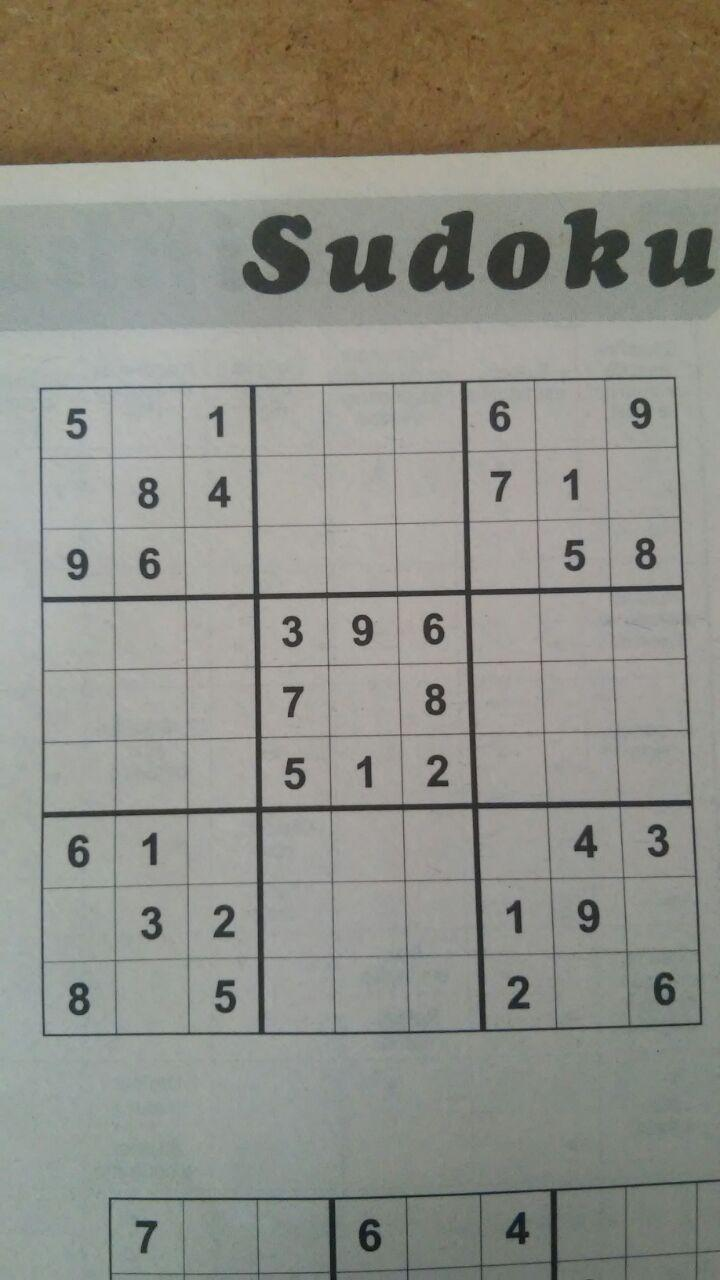
#> input picture sudoku2.jpg, 720 x 1280 px
$ python main.py   (Python 2 division)   (older library calls are emulated)
#> lines starting #> are read from the running program, lines starting #| are printed output that depends on the picture; after the words box and inside, x2 and y2 are one past the last pixel; in counts of white or black regions, pixels touching at a corner belong together
import cv2
import numpy as np
from matplotlib import pyplot as plt

img = cv2.imread('sudoku2.jpg')
#> img is the input picture: shape (1280, 720, 3); mean B, G, R 133.4, 142.3, 143.1


# Pre-processamento da imagem
img = cv2.GaussianBlur(img,(5,5),0)
gray = cv2.cvtColor(img,cv2.COLOR_BGR2GRAY)
mask = np.zeros((gray.shape),np.uint8)
kernel1 = cv2.getStructuringElement(cv2.MORPH_ELLIPSE,(11,11))

close = cv2.morphologyEx(gray,cv2.MORPH_CLOSE,kernel1)
div = np.float32(gray)/(close)
res = np.uint8(cv2.normalize(div,div,0,255,cv2.NORM_MINMAX))
res2 = cv2.cvtColor(res,cv2.COLOR_GRAY2BGR)
#########

# Deteccao do quadrado do sudoku
thresh = cv2.adaptiveThreshold(res,255,0,1,19,2)
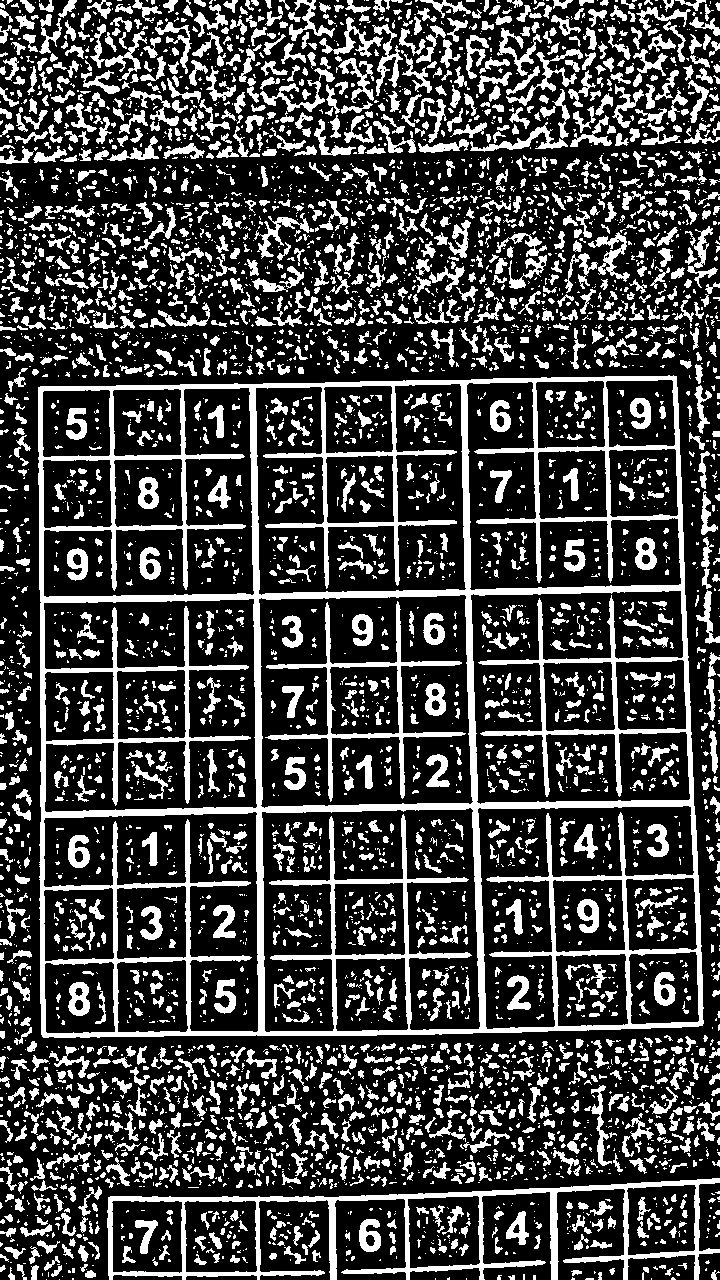
#> thresh: shape (1280, 720); 26.2% white; 5258 white regions (3305 under 20 px)
_,contour,hier = cv2.findContours(thresh,cv2.RETR_TREE,cv2.CHAIN_APPROX_SIMPLE)
#> contour = 5578 contours, 4066 with area under 20; largest, box (x1, y1, x2, y2) and area: (38, 375, 704, 1038) 423834, (258, 594, 474, 809) 43088, (261, 807, 481, 1033) 33818, (470, 590, 691, 805) 31948, (43, 598, 258, 813) 31694

max_area = 0
best_cnt = None
for cnt in contour:
    area = cv2.contourArea(cnt)
    if area > 1000:
        if area > max_area:
            max_area = area
            best_cnt = cnt
#> this loop made 5578 passes
#> (area, max_area) on passes 249, 1578: (26932, 26932), (423834, 423834)
#> area on passes 23, 24, 25, 33, 37, 38: 28.5, 28, 50.5, 28.5, 39, 66
#> after the loop, best_cnt = contour of 229 points, box (x1, y1, x2, y2) (38, 375, 704, 1038), area 423834; max_area = 423834

cv2.drawContours(mask,[best_cnt],0,255,-1)
#> mask: shape (1280, 720); 46.1% white; 1 white region, box (x1, y1, x2, y2) and area: (38, 375, 704, 1038) 425133
cv2.drawContours(mask,[best_cnt],0,0,2)
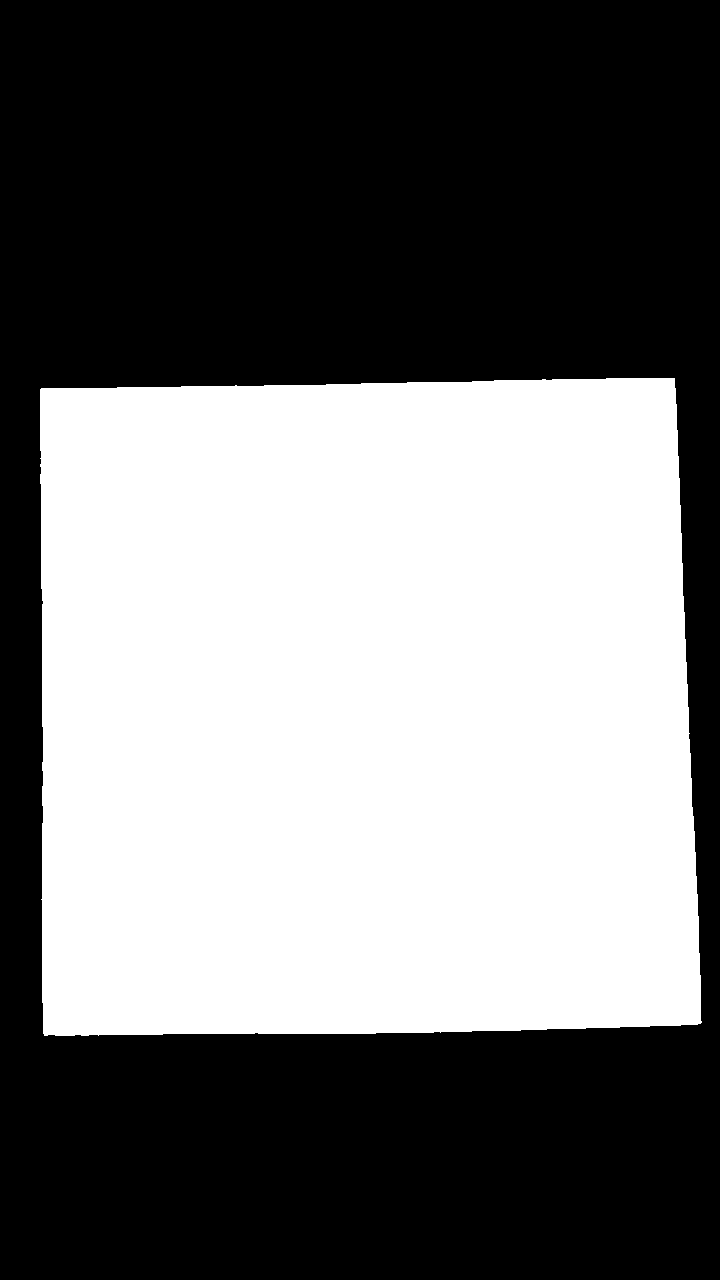
#> mask: shape (1280, 720); 45.6% white; 1 white region, box (x1, y1, x2, y2) and area: (40, 378, 702, 1036) 419836

res = cv2.bitwise_and(res,mask)
#########

# Achar linhas verticais
kernelx = cv2.getStructuringElement(cv2.MORPH_RECT,(2,10))

dx = cv2.Sobel(res,cv2.CV_16S,1,0)
dx = cv2.convertScaleAbs(dx)
cv2.normalize(dx,dx,0,255,cv2.NORM_MINMAX)
ret,close = cv2.threshold(dx,0,255,cv2.THRESH_BINARY+cv2.THRESH_OTSU)
#> close: shape (1280, 720); 5.2% white; 236 white regions (56 under 20 px), largest, box (x1, y1, x2, y2) and area: (672, 377, 703, 1026) 3261, (39, 387, 49, 1037) 3252, (545, 808, 559, 1028) 1076
#> ret = 104
close = cv2.morphologyEx(close,cv2.MORPH_DILATE,kernelx,iterations = 1)
#> close: shape (1280, 720); 8.4% white; 72 white regions

_,contour, hier = cv2.findContours(close,cv2.RETR_EXTERNAL,cv2.CHAIN_APPROX_SIMPLE)
#> contour = 72 contours, 2 with area under 20; largest, box (x1, y1, x2, y2) and area: (459, 378, 489, 1036) 7100, (247, 382, 268, 1040) 7065, (532, 377, 560, 1033) 3868, (602, 373, 634, 1031) 3802, (391, 380, 413, 1037) 3730
for cnt in contour:
    x,y,w,h = cv2.boundingRect(cnt)
    if h/w > 5:
        cv2.drawContours(close,[cnt],0,255,-1)
    else:
        cv2.drawContours(close,[cnt],0,0,-1)
#> this loop made 72 passes
#> (x, y, w, h) on passes 7, 8, 11, 17, 18, 19, 20, 21, 22, 23, 24, 25: (375, 1028, 3, 12), (439, 1027, 4, 12), (546, 1025, 3, 11), (80, 978, 13, 43), (67, 978, 12, 43), (213, 975, 26, 44), (506, 971, 27, 44), (652, 968, 26, 43), (139, 902, 26, 44), (212, 900, 26, 43), (576, 895, 26, 44), (505, 895, 20, 44)
#> (cnt, x, y, w, h) on passes 1 to 6: ([[97, 1030], [97, 1041], [100, 1041], [100, 1030]], 97, 1030, 4, 12), ([[88, 1030], [88, 1041], [90, 1041], [90, 1030]], 88, 1030, 3, 12), ([[80, 1030], [80, 1041], [82, 1041], [82, 1030]], 80, 1030, 3, 12), ([[74, 1030], [74, 1041], [76, 1041], [76, 1030]], 74, 1030, 3, 12), ([[54, 1030], [54, 1041], [56, 1041], [56, 1030]], 54, 1030, 3, 12), ([[162, 1029], [162, 1040], [164, 1040], [164, 1029]], 162, 1029, 3, 12)
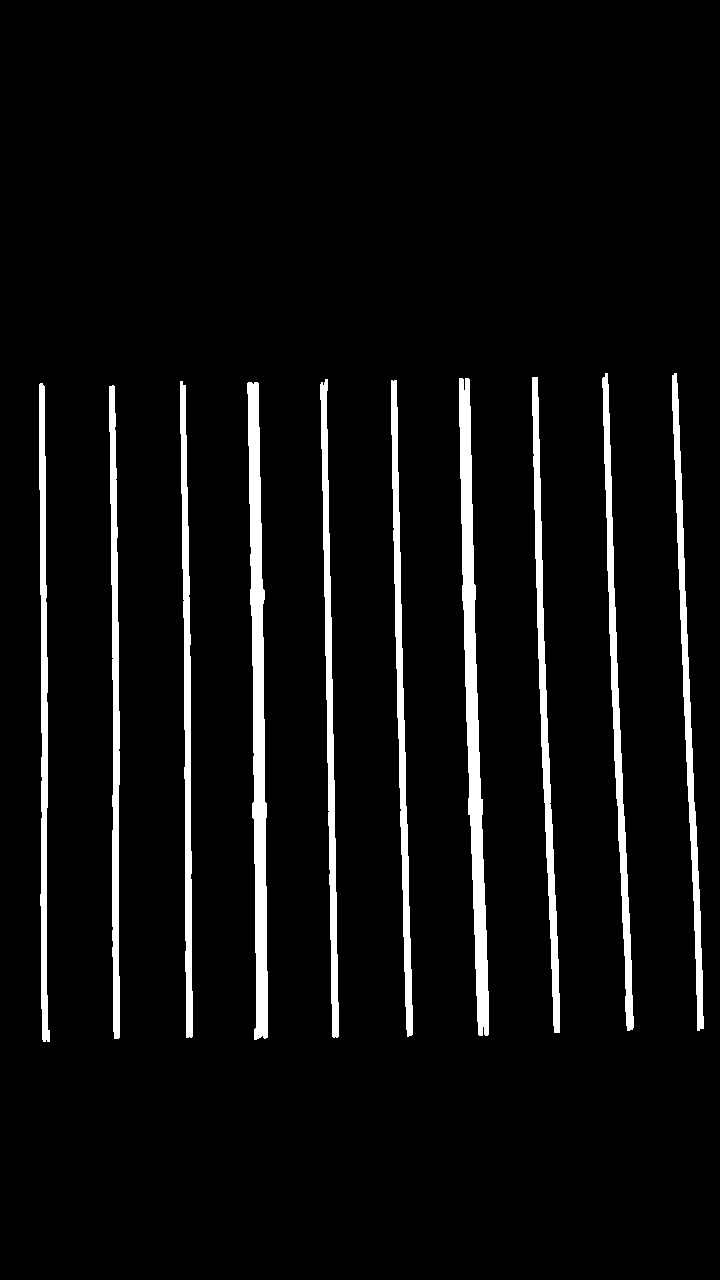
#> close: shape (1280, 720); 5.4% white; 10 white regions, largest, box (x1, y1, x2, y2) and area: (459, 378, 489, 1036) 7785, (247, 382, 268, 1040) 7734, (532, 377, 560, 1033) 4529
close = cv2.morphologyEx(close,cv2.MORPH_CLOSE,None,iterations = 2)
#> close: shape (1280, 720); 5.5% white; 10 white regions, largest, box (x1, y1, x2, y2) and area: (459, 378, 489, 1036) 7808, (247, 382, 268, 1040) 7743, (532, 377, 560, 1033) 4532
closex = close.copy()
#########

# Achar linhas horizontais
kernely = cv2.getStructuringElement(cv2.MORPH_RECT,(10,2))
dy = cv2.Sobel(res,cv2.CV_16S,0,2)
dy = cv2.convertScaleAbs(dy)
cv2.normalize(dy,dy,0,255,cv2.NORM_MINMAX)
ret,close = cv2.threshold(dy,0,255,cv2.THRESH_BINARY+cv2.THRESH_OTSU)
#> close: shape (1280, 720); 3.6% white; 571 white regions (456 under 20 px), largest, box (x1, y1, x2, y2) and area: (43, 797, 694, 821) 5949, (41, 587, 468, 605) 3889, (42, 1020, 703, 1037) 3052
#> ret = 59
close = cv2.morphologyEx(close,cv2.MORPH_DILATE,kernely)
#> close: shape (1280, 720); 7.1% white; 100 white regions

_,contour, hier = cv2.findContours(close,cv2.RETR_EXTERNAL,cv2.CHAIN_APPROX_SIMPLE)
#> contour = 100 contours, 1 with area under 20; largest, box (x1, y1, x2, y2) and area: (37, 797, 699, 825) 7604, (37, 582, 688, 606) 7240, (38, 1020, 708, 1038) 3730, (35, 377, 681, 393) 3326, (40, 727, 696, 746) 3268
for cnt in contour:
    x,y,w,h = cv2.boundingRect(cnt)
    if w/h > 5:
        cv2.drawContours(close,[cnt],0,255,-1)
    else:
        cv2.drawContours(close,[cnt],0,0,-1)
#> this loop made 100 passes
#> (x, y, w, h) on passes 1, 2, 4, 5, 6, 8, 9, 10, 11, 12, 14, 15: (38, 1020, 670, 18), (66, 1007, 27, 12), (653, 995, 27, 14), (66, 980, 28, 25), (211, 978, 29, 39), (503, 973, 32, 40), (649, 970, 31, 23), (41, 948, 665, 16), (511, 931, 16, 6), (209, 921, 31, 20), (575, 912, 28, 24), (137, 904, 29, 39)
#> (cnt, x, y, w, h) on passes 3, 7, 13, 18, 20, 21: ([[37, 1002], [37, 1004], [48, 1004], [48, 1002]], 37, 1002, 12, 3), ([[695, 974], [695, 976], [706, 976], [706, 974]], 695, 974, 12, 3), ([[693, 915], [693, 917], [704, 917], [704, 915]], 693, 915, 12, 3), ([[36, 898], [36, 901], [47, 901], [47, 898]], 36, 898, 12, 4), ([[692, 893], [692, 895], [703, 895], [703, 893]], 692, 893, 12, 3), ([[285, 879], [285, 880], [294, 880], [294, 879]], 285, 879, 10, 2)
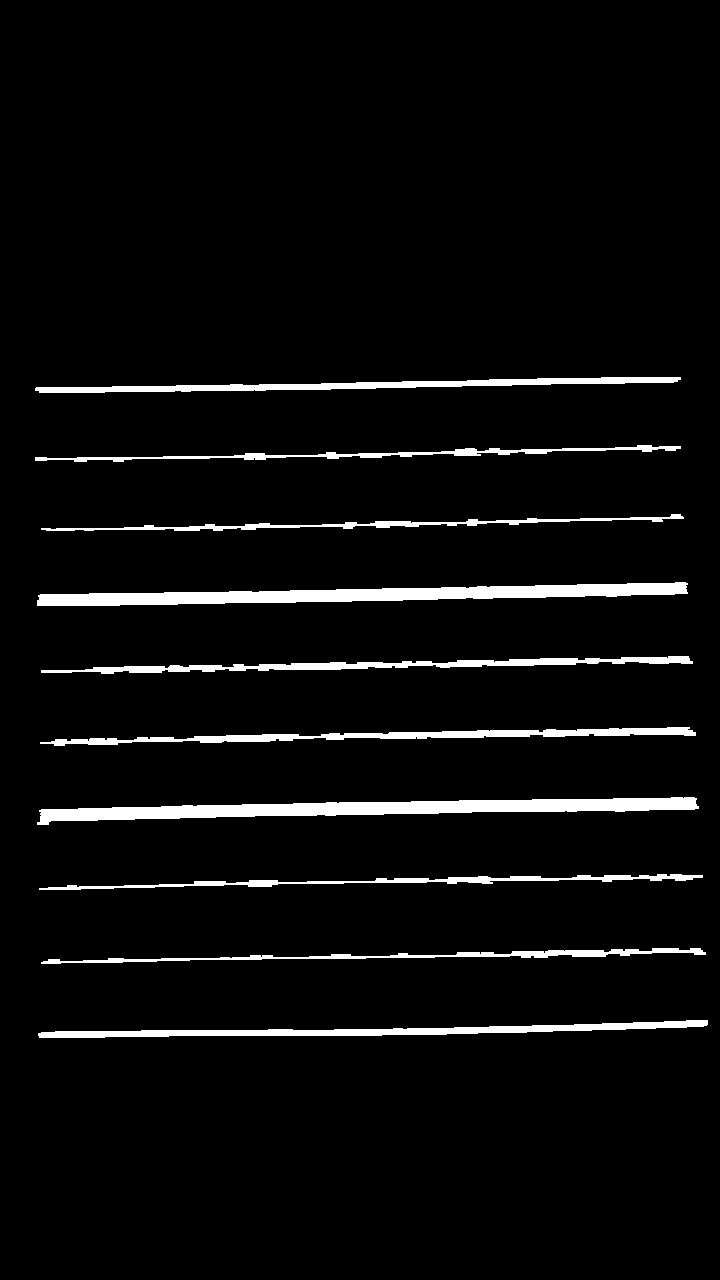
#> close: shape (1280, 720); 4.5% white; 10 white regions, largest, box (x1, y1, x2, y2) and area: (37, 797, 699, 825) 8279, (37, 582, 688, 606) 7901, (38, 1020, 708, 1038) 4404

close = cv2.morphologyEx(close,cv2.MORPH_DILATE,None,iterations = 2)
#> close: shape (1280, 720); 7.6% white; 10 white regions, largest, box (x1, y1, x2, y2) and area: (35, 795, 701, 827) 11082, (35, 580, 690, 608) 10644, (36, 1018, 710, 1040) 7180
closey = close.copy()
#########

res = cv2.bitwise_and(closex,closey)
#> res: shape (1280, 720); 0.91% white; 100 white regions, largest, box (x1, y1, x2, y2) and area: (468, 798, 483, 815) 244, (252, 802, 267, 819) 242, (250, 589, 265, 605) 230


# Achatar imagem sudoku
_,contour, hier = cv2.findContours(res,cv2.RETR_LIST,cv2.CHAIN_APPROX_SIMPLE)
centroids = []
for cnt in contour:
    mom = cv2.moments(cnt)
    (x,y) = int(mom['m10']/mom['m00']), int(mom['m01']/mom['m00'])
    cv2.circle(img,(x,y),4,(0,255,0),-1)
    centroids.append((x,y))
#> this loop made 100 passes
#> cnt on passes 1, 10, 12, 17, 18, 26, 27, 33, 36, 41, 42, 51: [[42, 1030], [42, 1039], [49, 1039], [49, 1030]], [[697, 1018], [697, 1028], [703, 1028], [703, 1018]], [[185, 956], [185, 962], [191, 962], [191, 956]], [[475, 950], [475, 958], [486, 958], [486, 950]], [[551, 948], [551, 957], [557, 957], [557, 948]], [[548, 876], [548, 882], [554, 882], [554, 876]], [[402, 876], [402, 884], [408, 884], [408, 876]], [[185, 803], [185, 819], [190, 819], [190, 803]], [[328, 800], [328, 817], [334, 817], [334, 800]], [[42, 740], [42, 745], [47, 745], [47, 740]], [[185, 736], [185, 742], [190, 742], [190, 736]], [[41, 668], [41, 674], [47, 674], [47, 668]]

centroids = np.array(centroids,dtype = np.float32)
c = centroids.reshape((100,2))
c2 = c[np.argsort(c[:,1])]

b = np.vstack([c2[i*10:(i+1)*10][np.argsort(c2[i*10:(i+1)*10,0])] for i in xrange(10)])
bm = b.reshape((10,10,2))

output = np.zeros((450,450,3),np.uint8)
for i,j in enumerate(b):
    ri = i/10
    ci = i%10
    if ci != 9 and ri!=9:
        src = bm[ri:ri+2, ci:ci+2 , :].reshape((4,2))
        dst = np.array( [ [ci*50,ri*50],[(ci+1)*50-1,ri*50],[ci*50,(ri+1)*50-1],[(ci+1)*50-1,(ri+1)*50-1] ], np.float32)
        retval = cv2.getPerspectiveTransform(src,dst)
        warp = cv2.warpPerspective(res2,retval,(450,450))
        output[ri*50:(ri+1)*50-1 , ci*50:(ci+1)*50-1] = warp[ri*50:(ri+1)*50-1 , ci*50:(ci+1)*50-1].copy()
#> this loop made 100 passes
#> j on passes 1 to 12: [41, 389], [111, 389], [182, 388], [252, 387], [323, 386], [393, 384], [463, 383], [534, 381], [604, 380], [674, 379], [41, 458], [112, 458]
#> pass 1, `warp = cv2.warpPerspective(res2,retval,(450,450))`:
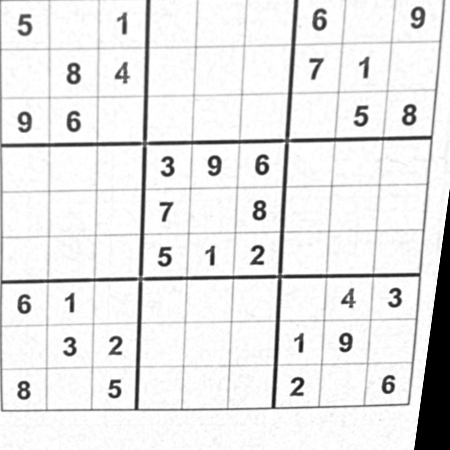
#> warp: shape (450, 450, 3); min 0, max 255, mean 231.3
#> after the loop:
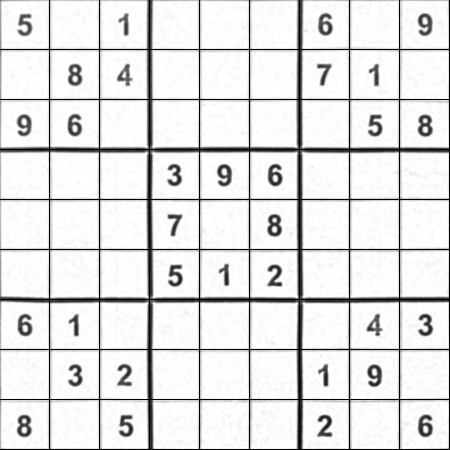
#> output: shape (450, 450, 3); min 0, max 255, mean 226.8

cv2.imshow('image', output)

firstq = output[output.shape[0]/3:output.shape[0]*2/3,output.shape[1]/3:output.shape[1]*2/3]
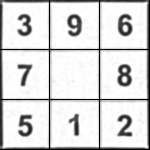
#> firstq: shape (150, 150, 3); min 0, max 255, mean 217

cv2.imshow('1o quadrante', firstq)

cv2.waitKey(0)
cv2.destroyAllWindows()
